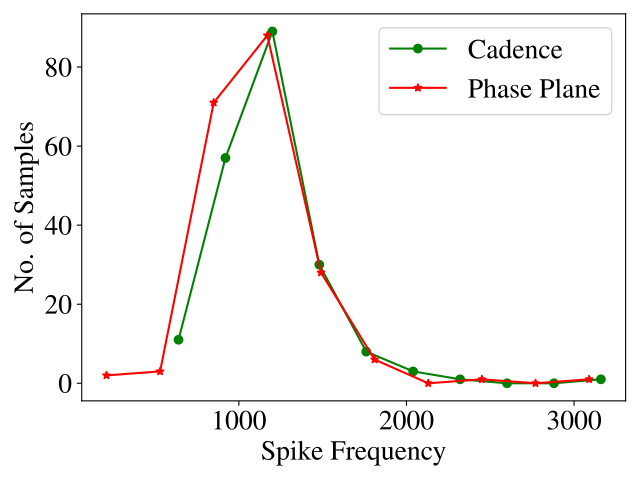

This figure's Python source:
#!/usr/bin/env python3
# -*- coding: utf-8 -*-
"""
Created on Sat Nov 27 04:19:17 2021

@author: mhasan13
"""

import numpy as np
import matplotlib.pyplot as plt
import pandas as pd
import pickle as pkl

#########
plt.rc('text', usetex=True)
plt.rc('font', family='Times')
plt.rc('font', size=20, weight='bold')
plt.rc('lines', linewidth=1.5)
plt.rc('axes', labelweight='bold')
#########

# cadence monte carlo
df = pd.read_csv('MonteCarlo.Ineg.csv', header=None)
data = df[3].values

# plt.subplot(1,2,1)
n, bins, patches = plt.hist(data, 10, alpha = 0.3, color='g', label='Cadence')
plt.plot(np.diff(bins)/2 + bins[:-1], n, 'o-', color='g', label = 'Cadence')

# torch monte carlo
with open('exclude-Ineg.pkl', 'rb') as fp:
    data = pkl.load(fp)

# plt.subplot(1,2,2)
n_, bins_, patches_ = plt.hist(data, 10, alpha = 0.3, color='r', label='Phase Plane')
plt.plot(np.diff(bins_)/2 + bins_[:-1], n_, '*-', color='r', label='Phase Plane')
plt.legend()
plt.xlabel('Spike Frequency')
plt.ylabel('No. of Samples')

plt.show()

plt.figure()
plt.plot(np.diff(bins)/2 + bins[:-1], n, 'o-', color='g', label = 'Cadence')
plt.plot(np.diff(bins_)/2 + bins_[:-1], n_, '*-', color='r', label='Phase Plane')
plt.legend()
plt.xlabel('Spike Frequency')
plt.ylabel('No. of Samples')
plt.tight_layout(pad=0.5, w_pad=0, h_pad=0)
plt.show()
